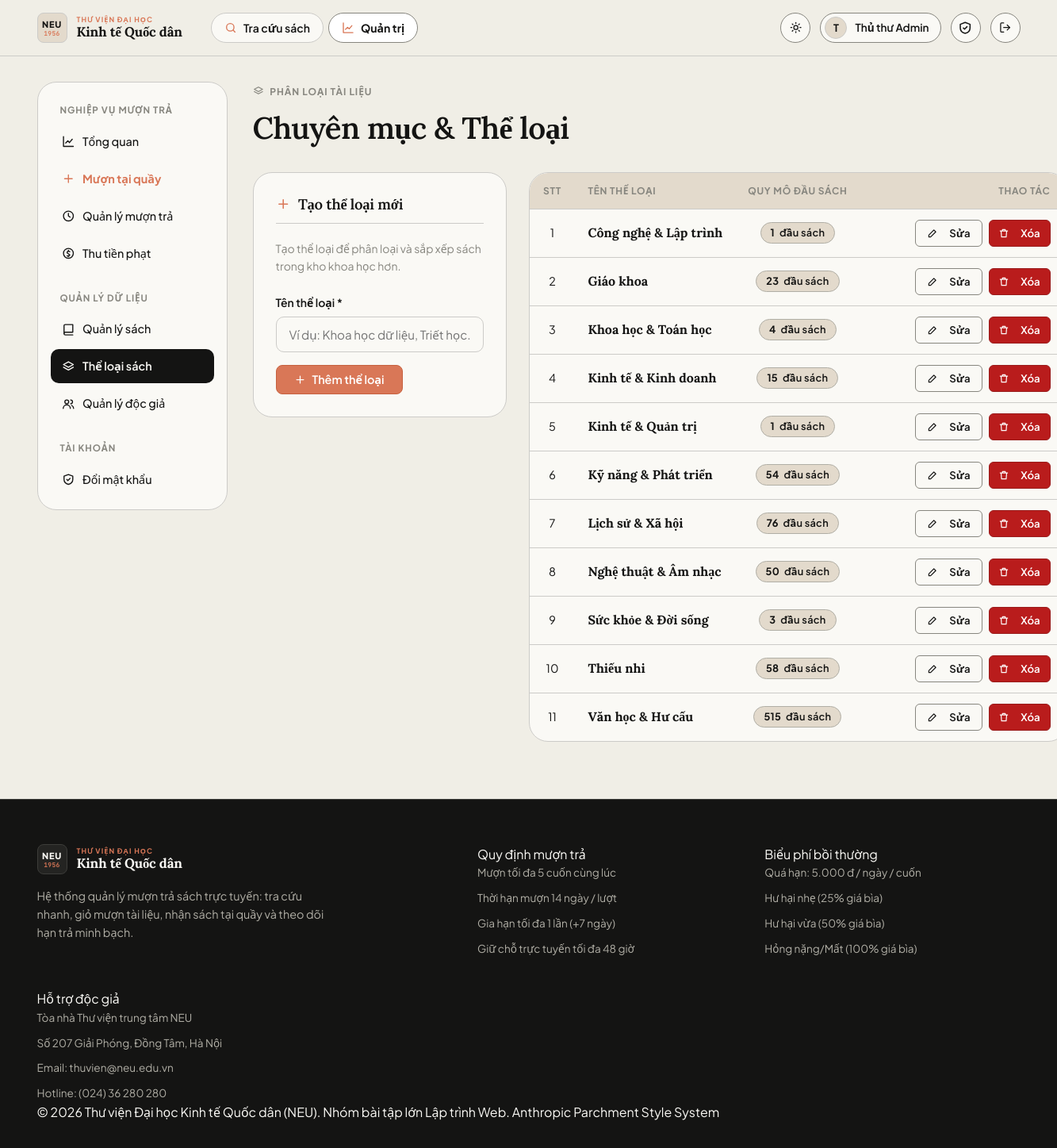
Page /admin/categories (signed in) on the committed database.
### app/models.py (models this page shows, shortened)
class User(UserMixin, db.Model):
    id = db.Column(db.Integer, primary_key=True)
    username = db.Column(db.String(50), unique=True, nullable=False, index=True)
    email = db.Column(db.String(120), unique=True, nullable=False)
    full_name = db.Column(db.String(100), nullable=False)
    student_code = db.Column(db.String(30))
    password_hash = db.Column(db.String(255), nullable=False)
    role = db.Column(db.String(20), nullable=False, default=ROLE_READER)
    active = db.Column(db.Boolean, nullable=False, default=True)
    created_at = db.Column(db.DateTime, default=datetime.now)
    loans = db.relationship("Loan", foreign_keys="Loan.user_id", back_populates="user")
    loan_slips = db.relationship("LoanSlip", foreign_keys="LoanSlip.user_id", back_populates="user")
    cart_items = db.relationship("CartItem", back_populates="user", cascade="all, delete-orphan")
    @property
    def is_active(self):
        return self.active
    @property
    def is_admin(self):
        return self.role == ROLE_ADMIN

class Category(db.Model):
    id = db.Column(db.Integer, primary_key=True)
    name = db.Column(db.String(80), unique=True, nullable=False)
    books = db.relationship("Book", back_populates="category")

### app/blueprints/admin.py (the view, shortened to what this page needs)
@bp.route("/categories", methods=["GET", "POST"])
@admin_required
def categories():
    return render_template(
        "admin/categories.html",
        categories=Category.query.order_by(Category.name).all()
    )

### app/blueprints/admin.py (called while the page is built)
def admin_required(fn):
    @wraps(fn)
    @login_required
    def wrapper(*a, **kw):
        if not current_user.is_admin:
            abort(403)
        return fn(*a, **kw)
    return wrapper

### app/models.py (called while the page is built)
@login_manager.user_loader
def load_user(user_id):
    return db.session.get(User, int(user_id))

### app/templates/admin/categories.html (shortened to what this page needs)
{% extends "admin/_layout.html" %}
{% from "macros.html" import csrf, icon, empty %}
{% block admin_content %}
<div class="page-head" data-reveal>
  <div>
    <span class="eyebrow">{{ icon('layers') }} Phân loại tài liệu</span>
    <h1 class="mt-1">Chuyên mục &amp; Thể loại</h1>
  </div>
</div>
<div class="category-admin-grid">
  <div class="card card-pad add-cat-card" data-reveal>
    <div class="panel-header">
      <span class="panel-icon">{{ icon('plus') }}</span>
      <h3>Tạo thể loại mới</h3>
    </div>
    <p class="muted small mb-3">Tạo thể loại để phân loại và sắp xếp sách trong kho khoa học hơn.</p>
    <form method="post" class="cat-form">
      <div class="field">
        <label for="cat-name">Tên thể loại *</label>
        <input id="cat-name" name="name" class="input" placeholder="Ví dụ: Khoa học dữ liệu, Triết học..." required autocomplete="off">
      </div>
      <button class="btn btn-primary mt-2">{{ icon('plus') }} Thêm thể loại</button>
    </form>
  </div>
  <div class="cat-table-wrap" data-reveal>
    {% if categories %}
    <div class="table-wrap">
      <table class="table">
        <thead>
          <tr>
            <th class="col-stt text-center">STT</th>
            <th>Tên thể loại</th>
            <th class="col-scale text-center">Quy mô đầu sách</th>
            <th class="col-actions text-right" style="min-width: 170px;">Thao tác</th>
          </tr>
        </thead>
        <tbody>
        {% for c in categories %}
        <tr>
          <td class="col-stt text-center muted">{{ loop.index }}</td>
          <td>
            <div class="cat-name-cell">
              <b id="cat-name-{{ c.id }}">{{ c.name }}</b>
            </div>
          </td>
          <td class="col-scale text-center">
            <span class="badge badge-category">
              <b>{{ c.books|length }}</b> đầu sách
            </span>
          </td>
          <td class="col-actions text-right">
            <div class="row-actions">
              <button type="button" class="btn btn-ghost btn-sm btn-edit-cat"
                      data-id="{{ c.id }}"
                      data-name="{{ c.name }}"
                      data-action="{{ url_for('admin.category_edit', cat_id=c.id) }}"
                      title="Đổi tên thể loại">
                {{ icon('edit') }} Sửa
              </button>
              <form method="post" action="{{ url_for('admin.category_delete', cat_id=c.id) }}" data-confirm="Xác nhận xoá thể loại “{{ c.name }}”? Thao tác này chỉ thực hiện được khi không còn đầu sách nào thuộc thể loại này.">
                <button class="btn btn-danger btn-sm btn-action-cat" title="Xóa thể loại">{{ icon('trash') }} Xóa</button>
              </form>
            </div>
          </td>
        </tr>
        {% endfor %}
        </tbody>
      </table>
    </div>
    {% else %}
    <div class="card empty-card">{{ empty('📂', 'Chưa có thể loại nào', 'Nhập tên vào biểu mẫu bên cạnh để tạo thể loại đầu tiên cho kho sách.') }}</div>
    {% endif %}
  </div>
</div>
{% endblock %}

### app/templates/macros.html (shortened to what this page needs)
{% macro icon(name) %}<svg class="icon" viewBox="0 0 24 24" aria-hidden="true">{{ _icons[name]|safe }}</svg>{% endmacro %}

### app/templates/base.html (shortened to what this page needs)
{% from "macros.html" import icon %}
<!doctype html>
<html lang="vi">
<head>
  <link rel="stylesheet" href="{{ url_for('static', filename='css/style.css') }}">
</head>
<body>
<header class="navbar">
  <div class="container nav-inner">
    <a class="brand" href="{{ url_for('main.index') }}" aria-label="Trang chủ Thư viện NEU">
      <span class="brand-monogram">
        <span class="mono-code">NEU</span>
        <span class="mono-year">1956</span>
      </span>
      <span class="brand-text">
        <span class="brand-sub">Thư viện đại học</span>
        <span class="brand-main">Kinh tế Quốc dân</span>
      </span>
    </a>
    <nav class="nav-links" id="nav-links">
      <a class="nav-link {{ 'active' if request.endpoint in ('main.index','main.book_detail') }}" href="{{ url_for('main.index') }}">{{ icon('search') }} Tra cứu sách</a>
      {% if current_user.is_authenticated and current_user.is_admin %}
      <a class="nav-link {{ 'active' if request.blueprint == 'admin' }}" href="{{ url_for('admin.dashboard') }}">{{ icon('chart') }} Quản trị</a>
      {% endif %}
    </nav>
    <div class="nav-actions">
      <button class="icon-btn theme-toggle" type="button" aria-label="Đổi giao diện sáng/tối">
        <span class="sun">{{ icon('sun') }}</span><span class="moon">{{ icon('moon') }}</span>
      </button>
      {% if current_user.is_authenticated %}
        <div class="user-chip"><span class="avatar">{{ current_user.full_name[:1]|upper }}</span><span class="name">{{ current_user.full_name }}</span></div>
        <a class="icon-btn" href="{{ url_for('auth.change_password') }}" aria-label="Đổi mật khẩu" title="Đổi mật khẩu">{{ icon('shield') }}</a>
        <form method="post" action="{{ url_for('auth.logout') }}">
          <button class="icon-btn" aria-label="Đăng xuất" title="Đăng xuất">{{ icon('logout') }}</button>
        </form>
      {% else %}
        <a class="btn btn-ghost btn-sm" href="{{ url_for('auth.login') }}">Đăng nhập</a>
        <a class="btn btn-primary btn-sm" href="{{ url_for('auth.register') }}">Đăng ký</a>
      {% endif %}
    </div>
  </div>
</header>
<main id="main-content">
  <div class="container">{% block content %}{% endblock %}</div>
</main>
<footer class="footer">
  <div class="container">
    <div class="footer-grid">
      <div>
        <a class="brand" href="{{ url_for('main.index') }}" aria-label="Trang chủ Thư viện NEU">
          <span class="brand-monogram">
            <span class="mono-code">NEU</span>
            <span class="mono-year">1956</span>
          </span>
          <span class="brand-text">
            <span class="brand-sub">Thư viện đại học</span>
            <span class="brand-main">Kinh tế Quốc dân</span>
          </span>
        </a>
        <p class="muted mt-2" style="max-width:380px">Hệ thống quản lý mượn trả sách trực tuyến: tra cứu nhanh, giỏ mượn tài liệu, nhận sách tại quầy và theo dõi hạn trả minh bạch.</p>
      </div>
      <div>
        <div class="footer-col-title">Quy định mượn trả</div>
        <ul class="footer-links">
          <li>Mượn tối đa 5 cuốn cùng lúc</li>
          <li>Thời hạn mượn 14 ngày / lượt</li>
          <li>Gia hạn tối đa 1 lần (+7 ngày)</li>
          <li>Giữ chỗ trực tuyến tối đa 48 giờ</li>
        </ul>
      </div>
      <div>
        <div class="footer-col-title">Biểu phí bồi thường</div>
        <ul class="footer-links">
          <li>Quá hạn: 5.000 đ / ngày / cuốn</li>
          <li>Hư hại nhẹ (25% giá bìa)</li>
          <li>Hư hại vừa (50% giá bìa)</li>
          <li>Hỏng nặng/Mất (100% giá bìa)</li>
        </ul>
      </div>
      <div>
        <div class="footer-col-title">Hỗ trợ độc giả</div>
        <ul class="footer-links">
          <li>Tòa nhà Thư viện trung tâm NEU</li>
          <li>Số 207 Giải Phóng, Đồng Tâm, Hà Nội</li>
          <li>Email: thuvien@neu.edu.vn</li>
          <li>Hotline: (024) 36 280 280</li>
        </ul>
      </div>
    </div>
    <div class="footer-bottom">
      <span>© 2026 Thư viện Đại học Kinh tế Quốc dân (NEU). Nhóm bài tập lớn Lập trình Web.</span>
      <span class="footer-author">Anthropic Parchment Style System</span>
    </div>
  </div>
</footer>
</body>
</html>

### rows in the picture
User: full_name "T", full_name "Thủ thư Admin"
Category: name "Công nghệ & Lập trình", books|length "1"
Category: name "Giáo khoa", books|length "23"
Category: name "Khoa học & Toán học", books|length "4"
Category: name "Kinh tế & Kinh doanh", books|length "15"
Category: name "Kinh tế & Quản trị", books|length "1"
Category: name "Kỹ năng & Phát triển", books|length "54"
Category: name "Lịch sử & Xã hội", books|length "76"
Category: name "Nghệ thuật & Âm nhạc", books|length "50"
Category: name "Sức khỏe & Đời sống", books|length "3"
Category: name "Thiếu nhi", books|length "58"
Category: name "Văn học & Hư cấu", books|length "515"
